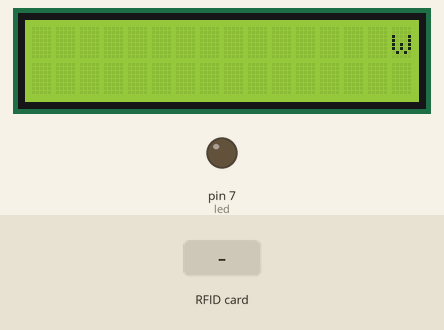
A sketch run on a simulated Arduino Uno, built with avr-gcc and run on an emulated ATmega328P. On the bench: 16×2 character LCD, output pins drawn as LEDs (lit = HIGH). Inputs (shaded band) come from the test bench. Pins used as bus, display or sensor lines are not drawn.

Above: at 0.2 s.
At 1.3 s:
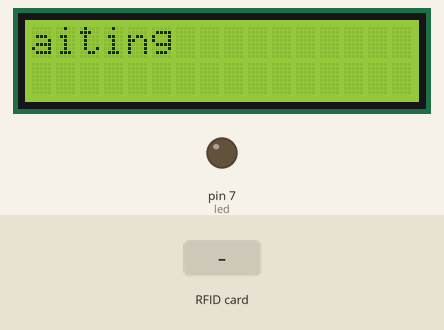
1.4 s: RFID card 5E 7A 19 C4 held to the reader
At 3.0 s:
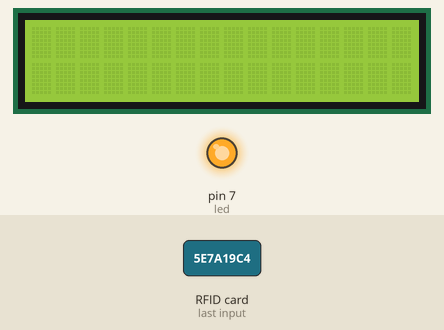
Timing chart, 0 to 19.2 s (numbered marks = the images above; inputs shaded):
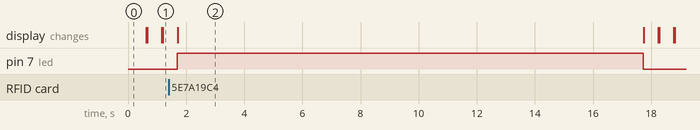

Measured:
- after the input at 1.4 s, pin 7 (led): LOW → HIGH after 0.30 s, → LOW 16.0 s later

The sketch:

waing.ino
```cpp
#include <LiquidCrystal_I2C.h>
#include <SPI.h>
#include <MFRC522.h>

#define RST_PIN         9
#define SS_PIN          10
byte leer[4];
int led = 7;
MFRC522 RFID(SS_PIN, RST_PIN);

LiquidCrystal_I2C lcd(0x27, 16, 2); //pines que utilizaremos del arduino para conectar al lcd
void setup() {
  // put your setup code here, to run once:
  SPI.begin();
  RFID.PCD_Init();

  lcd.init();
  lcd.backlight();
  lcd.clear();
  lcd.setCursor(1, 0);
  int c = 15;
  pinMode(led, OUTPUT);

}

void loop() {
  // put your main code here, to run repeatedly:

  lcd.setCursor(15, 0); //columna cero linea uno
  lcd.print("waiting");// imprime el texto
  lcd.autoscroll();
  delay(500);
  lcd.print(" ");

  //lcd.print("waiting");// imprime el texto
  if (  RFID.PICC_IsNewCardPresent()) {
    lcd.clear();
    lcd.setCursor(2, 0);
    digitalWrite(led, HIGH);
    ciclo();
  }


}


void ciclo() {
  lcd.print("asdqede");

  if ( !RFID.PICC_ReadCardSerial())
    return;
  lcd.clear();
  for (byte i = 0; i < RFID.uid.size; i++) {

    if (RFID.uid.uidByte[i] < 0x10) {
      lcd.print(" 0");
    }
    else {
      lcd.print(" ");
    }
    lcd.print(RFID.uid.uidByte[i], HEX);

    //    leer[i]=RFID.uid.uidByte[i];
    delay (4000);
    lcd.clear();
  }

  digitalWrite(led, LOW);
}

/* sda=pin a4
    scl=a5
    vcc=5v


*/
```
